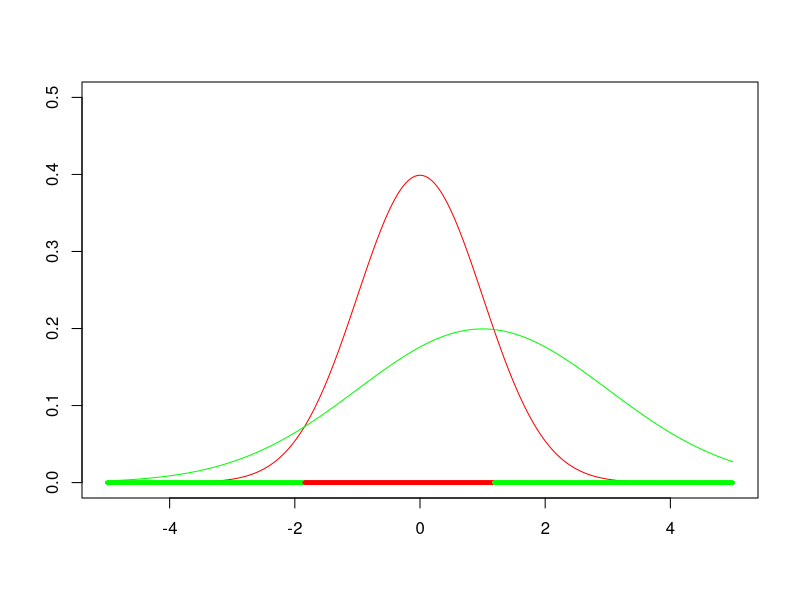

Reproduce this figure in R.
library(MASS)

f1 = list(mu = 0, sigma = 1, col = 'red')
f2 = list(mu = 1, sigma = 2, col = 'green')

normal_1d = function(vals, mu=0, sigma=1) {
    res = c()
    for(x in vals){
        p1 = 1/(sigma*sqrt(2*pi))
        p2 = exp(-0.5*((x - mu)**2/sigma**2))
        
        res = c(res,p1*p2)
    }
    return(res)
}

insertPoint = function(p){
    if(normal_1d(p, f1$mu, f1$sigma) < normal_1d(p, f2$mu, f2$sigma)){
        points(p,0, col=f2$col, cex = 0.5, pch = 20,)
    } else if(normal_1d(p, f1$mu, f1$sigma) > normal_1d(p, f2$mu, f2$sigma)){
        points(p,0, col=f1$col, cex = 0.5, pch = 20,)
    } else {
        print(p)
        points(p,0, col='black', cex = 0.5, pch = 20)
    }
    
}

# testing one variable normal plot:
vals = seq(-5, 5, length=1000)

plot(1, type="n", xlab="", ylab="", xlim=c(-5, 5), ylim=c(0, 0.5))

lines(vals, normal_1d(vals, f1$mu, f1$sigma), lwd=1, col=f1$col)
lines(vals, normal_1d(vals, f2$mu, f2$sigma), lwd=1, col=f2$col)

for(i in seq(-5,5,by=0.001)){
    insertPoint(i)    
}

# points(1,0.4, cex = 0.5, pch = 20, col = 'red')
